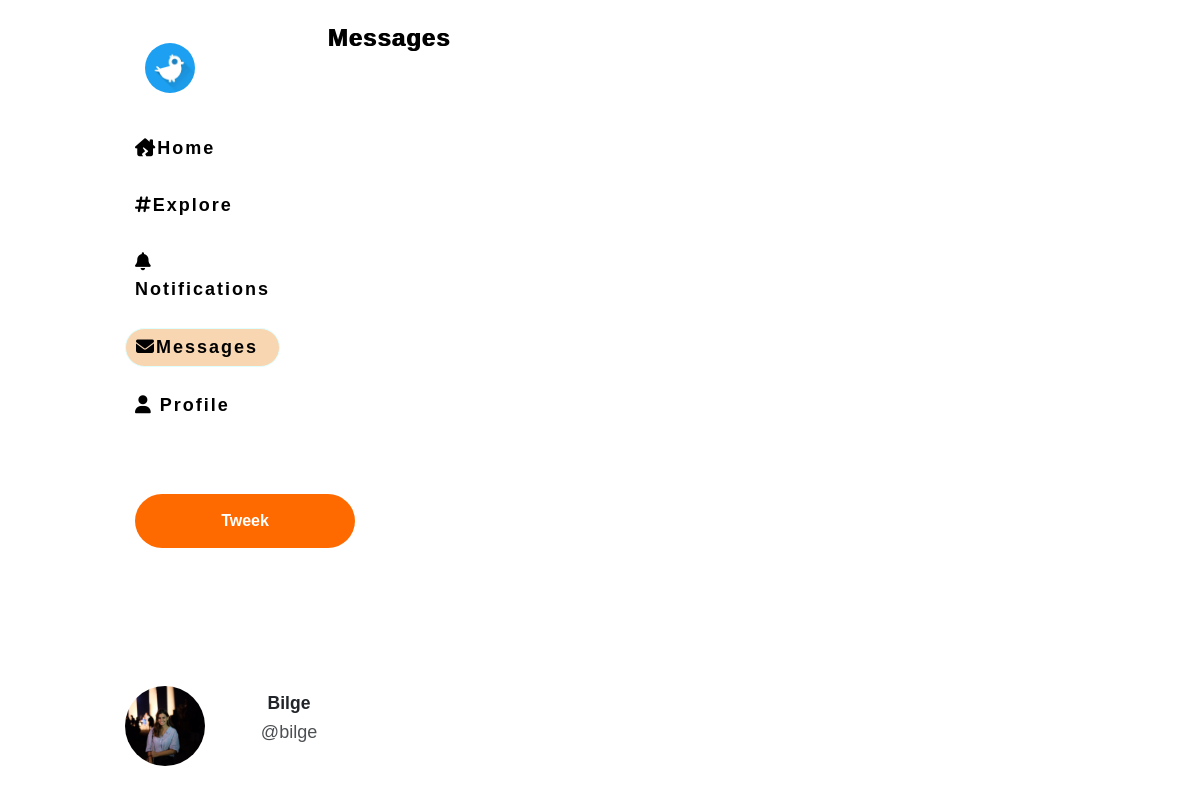
/inbox (signed in), run on the app's committed database.
### network/models.py (models this page shows)
class User(AbstractUser):
    pass

class UserProfile(models.Model):
    user = models.OneToOneField(User, related_name='profile', unique=True,
                                 on_delete=models.CASCADE)
    image = models.ImageField(upload_to="profile_image", blank=True,null=True)
    description = models.CharField(blank=True,max_length=100)
    city = models.CharField(max_length=64)
    firstname = models.CharField(max_length=64)

### network/views.py (the view)
# urls.py: path("inbox", views.inbox,name="inbox"),
def inbox(request):
    user = request.user
    return render(request,"network/inbox.html",{"name" : user.profile.firstname,
        "trends":trends_result[0]["trends"],"user":user})

### network/templates/network/inbox.html (shortened to what this page needs)
{% extends "network/layout.html" %}
{% block body %}
<div class="row">
<div id="inbox-view" class="col-sm"></div>
</div>
{% endblock %}

### network/templates/network/layout.html (shortened to what this page needs)
{% load static %}
<!DOCTYPE html>
<html lang="en">
    <head>
        <link rel="stylesheet" href="https://maxcdn.bootstrapcdn.com/bootstrap/3.3.6/css/bootstrap.min.css">
        <link rel="stylesheet" href="https://stackpath.bootstrapcdn.com/bootstrap/4.4.1/css/bootstrap.min.css">
        <link href="{% static 'network/styles.css' %}?version=1" rel="stylesheet">
    </head>
    <body>
            <div class="row">
              <div style="width: 25%;" class="firstcol">
                {% if user.is_authenticated %}
                <ul class="nav flex-column" style="width:fit-content">
                  <div style="margin-left: 120px;">
                    <li class="logo">
                       <a class="nav-link" href="{% url 'index' %}">  <img class="rounded-circle" alt="logo">
                </a>
                <br><br><br><br>
              </li>
              {% with url_name=request.resolver_match.url_name %}
                    <li class="nav-items {% if url_name == 'index' %}active{% endif %}">
                        <a class="nav-link" href="{% url 'index' %}"> <i class="fas fa-house-damage"></i><span class="hde">Home</span></a>
                    </li>
                    <li class="nav-items {% if url_name == 'explore' %}active{% endif %}">
                        <a class="nav-link" href="{% url 'explore' %}"> <i class="fa fa-hashtag"></i><span class="hde">Explore</span></a>
                    </li>
                    <li class="nav-items {% if url_name == 'notifications' %}active{% endif %}">
                      <a class="nav-link" href="{% url 'notifications' %}"><i class="fas fa-bell"></i><span class="hde">Notifications</span></a>
                    </li>
                    <li class="nav-items {% if url_name == 'inbox' %}active{% endif %}">
                      <a class="nav-link" href="{% url 'inbox' %}"> <i class="fas fa-envelope"></i><span class="hde">Messages</span></a>
                    </li>
                    <li class="nav-items {% if url_name == 'profile' %}active{% endif %}">
                      <a class="nav-link" href="{% url 'profile' %}"> <i class="fas fa-user"></i> <span class="hde">Profile</span></a>
                    </li>
                  </div>
                  {% endwith %}
                  </ul>
                  {% endif %}
                 {% if user.is_authenticated %}
                 <button class="tweekbutton" id="myBtn">Tweek</button>
              <div class="dropdown">
                  <button onclick="myFunction()" class="profilebutton" id="prbut"><img src="{{ user.profile.image.url | default:'media/profile_image/egg.jpg'}}" alt ="pp" class="rounded-circle" style="width:80px;height:80px;float:left;"><h3 class="pr">
                      {{ name | title }} </h6> <p class ="username"> @{{user.username}} </p> </button>
                  </div>
              {% endif %}
              </div>
              <div class="col-sm">
                {% block body %}
                {% endblock %}
              </div>
            </div>
</html>

### network/static/network/styles.css (style rules this page uses)
body { font-family: “Helvetica Neue”,Helvetica,Arial,sans-serif; }
.nav-items { font-size:large; font-weight: bold; letter-spacing:2px; margin:20px; font-family: Arial, Helvetica, sans-serif; }
.logo { margin:30px; }
.active { color: white; background-color: #f7d6b1; border-radius: 25px; border: 1px solid lightcyan; }
.nav-link { color:black; }
.dropdown { margin-top: 80px; margin-left: 130px; }
.tweekbutton { margin-top: 50px; margin-bottom: 40px; margin-left: 20px; width: 220px; padding: 15px; border-radius: 55px; background-color: #ff6a00; font-size: medium; font-weight:bold; color: white; border:none; }
.profilebutton { border-radius: 25px; width:250px; border: none; outline: none; background-color: white; padding: 10px; }
.username { font-weight: lighter; font-size:large; opacity:0.8; display: block; }
.rounded-circle { width:50px; height:50px; margin-top: 8px; margin-right: 18px; float: left; }
.pr { font-weight: bold; margin-top: 15px; }
#myBtn { margin-left:150px; }

### data on the page
User: profile.image (picture), username "bilge"
UserProfile: firstname "Bilge"
